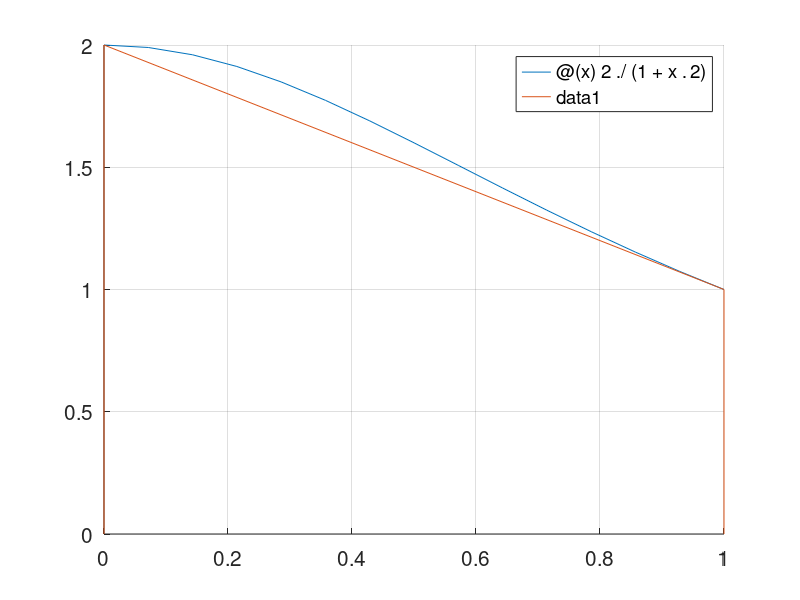

Recreate this plot in MATLAB. (Note: this script raises an error after producing the figure.)
function l8p1
  clf; hold on; grid on; 
  set(gca,'FontSize',15);
  %plot the function
  f = @(x) 2 ./ (1 + x.^ 2);
  fplot(f, [0 1]);
  %plot the trapezium with vertices
  %(0,0) (0,f(0)) (1,f(1)) (1,0)
  x = [0 0 1 1];
  y = [0 f(0) f(1) 0];
  plot(x, y);
  
  n = 10; a = 0; b = 1;
  printf("Trapezium formula: ");
  reptrap(f, a, b, n)
  printf("Simpson's formula: ");
  repsim(f, a, b, n)
endfunction